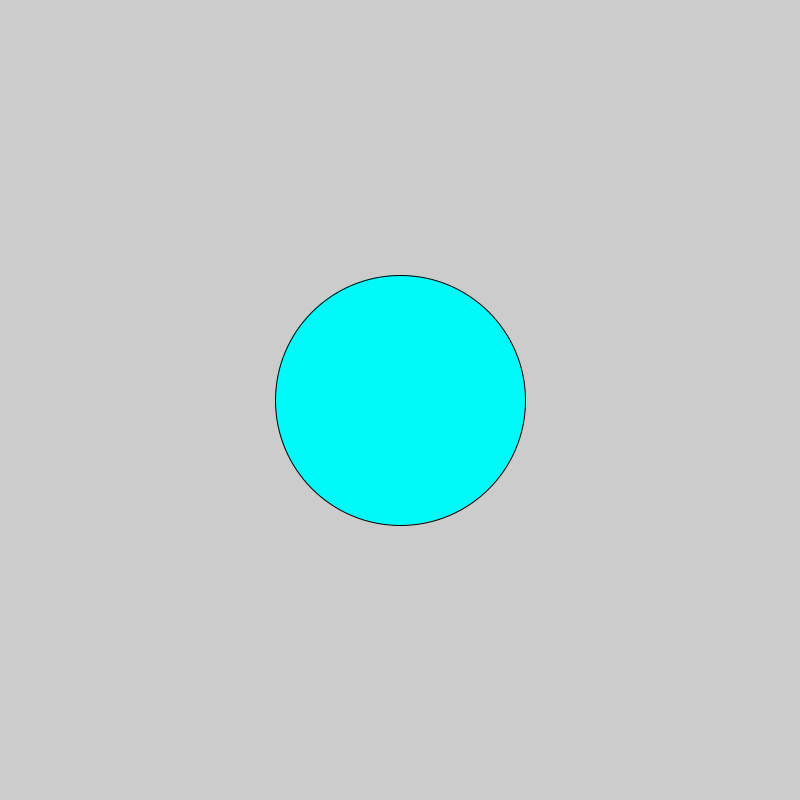
Frame 1 (no input)
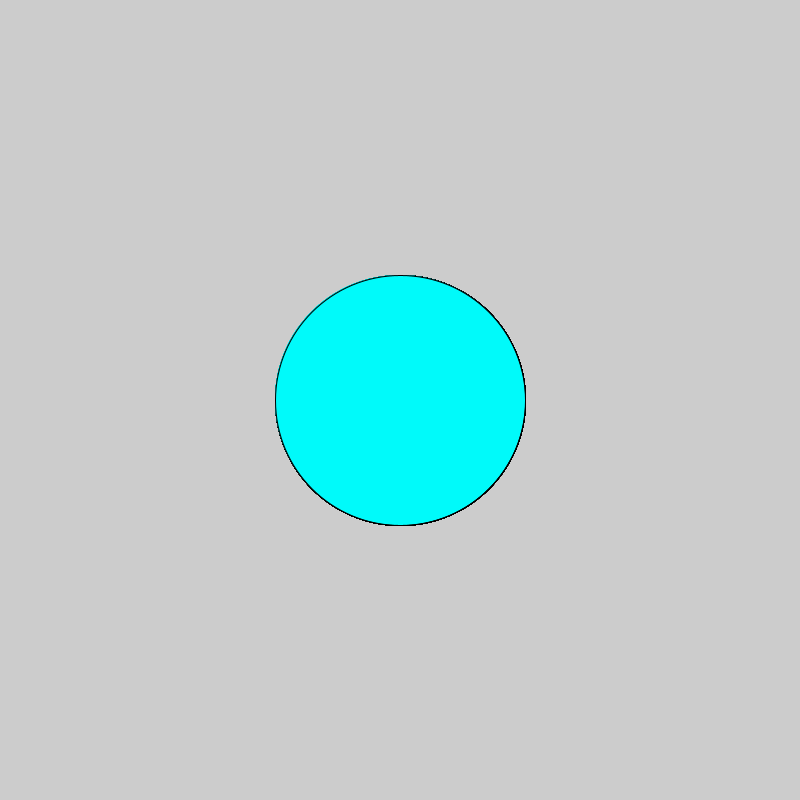
Frame 60 (the mouse pressed at the canvas centre just before this capture)
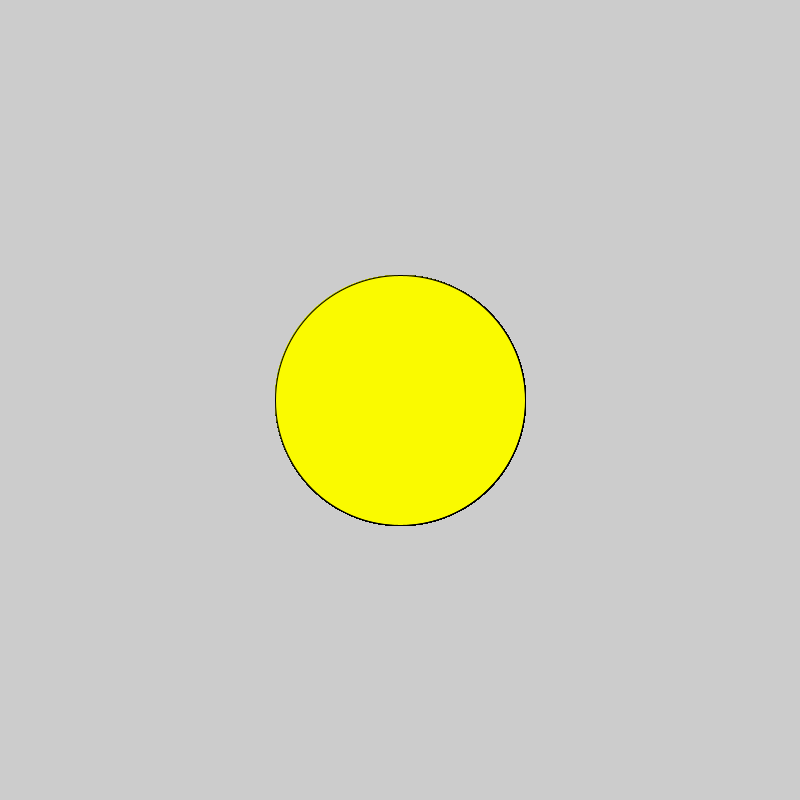
Frame 120 (the mouse held since frame 60 and released just before this capture)

The Processing sketch that drew these frames (run headless with seeded random() and noise(); from frame 60 on, the mouse is pressed at the canvas centre):

// Processing sketch: Dot
// ── Dot.pde
void setup() {
  size(800, 800);
}

void draw() {
if(mousePressed){
  fill(250,250,0);
}
else{
  fill(0,250,250);
}
ellipse(400,400,250,250);
}
